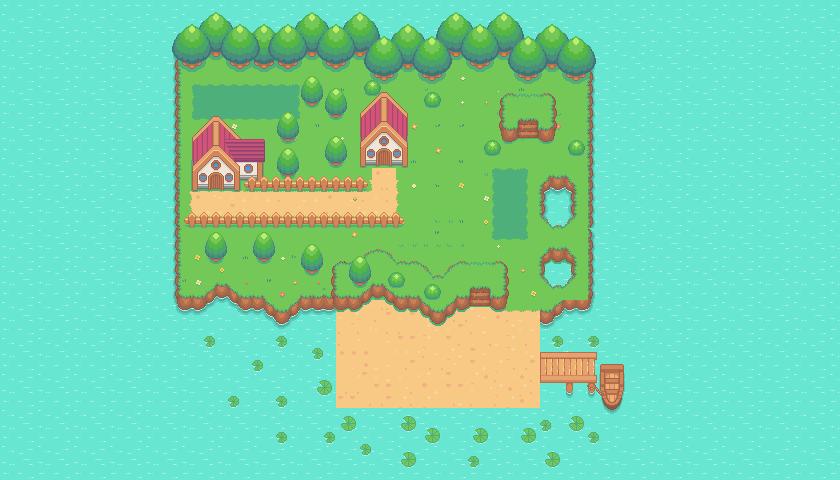

This game map was drawn from its Tiled (.tmx) file and the tilesets committed beside it. A one-line description and the trimmed map source follow:
An orthogonal 70x40 tile map with 12x12 px tiles, 12 tile layers (Water, Island, Grass and flowers, Paths, ...).

<map version="1.10" tiledversion="1.10.1" orientation="orthogonal" renderorder="right-down" width="70" height="40" tilewidth="12" tileheight="12" infinite="0" nextlayerid="16" nextobjectid="1">
 <tileset firstgid="1" source="Map.tsx" />
 <layer id="1" name="Water" width="70" height="40">
  <data>[2800 cells, 2800 non-empty, 9 distinct tile ids]</data>
 </layer>
 <layer id="3" name="Island" width="70" height="40">
  <data>[2800 cells, 888 non-empty, 165 distinct tile ids]</data>
 </layer>
 <layer id="11" name="Grass and flowers" width="70" height="40">
  <data>[2800 cells, 42 non-empty, 30 distinct tile ids]</data>
 </layer>
 <layer id="9" name="Paths" width="70" height="40">
  <data>[2800 cells, 78 non-empty, 16 distinct tile ids]</data>
 </layer>
 <layer id="10" name="Batle Patch" width="70" height="40">
  <data>[2800 cells, 75 non-empty, 23 distinct tile ids]</data>
 </layer>
 <layer id="15" name="areia doca" width="70" height="40">
  <data>[2800 cells, 150 non-empty, 10 distinct tile ids]</data>
 </layer>
 <layer id="13" name="doca" width="70" height="40">
  <data>[2800 cells, 176 non-empty, 176 distinct tile ids]</data>
 </layer>
 <layer id="7" name="Trees" width="70" height="40">
  <data>[2800 cells, 270 non-empty, 34 distinct tile ids]</data>
 </layer>
 <layer id="8" name="Trees 1" width="70" height="40">
  <data>[2800 cells, 216 non-empty, 24 distinct tile ids]</data>
 </layer>
 <layer id="5" name="Plateau" width="70" height="40">
  <data>[2800 cells, 29 non-empty, 29 distinct tile ids]</data>
 </layer>
 <layer id="6" name="House" width="70" height="40">
  <data>[2800 cells, 85 non-empty, 85 distinct tile ids]</data>
 </layer>
 <layer id="12" name="fence" width="70" height="40">
  <data>[2800 cells, 110 non-empty, 13 distinct tile ids]</data>
 </layer>
</map>
